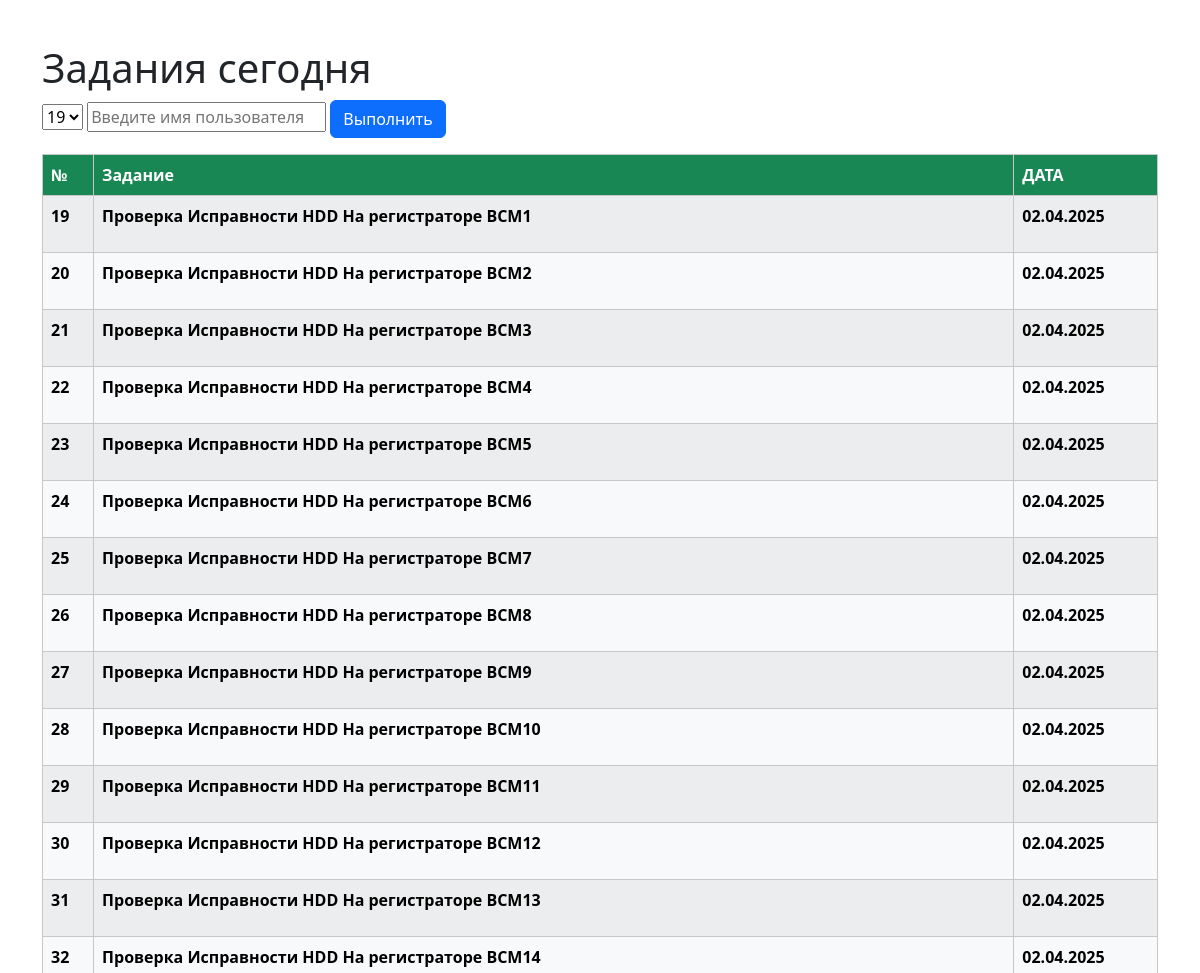
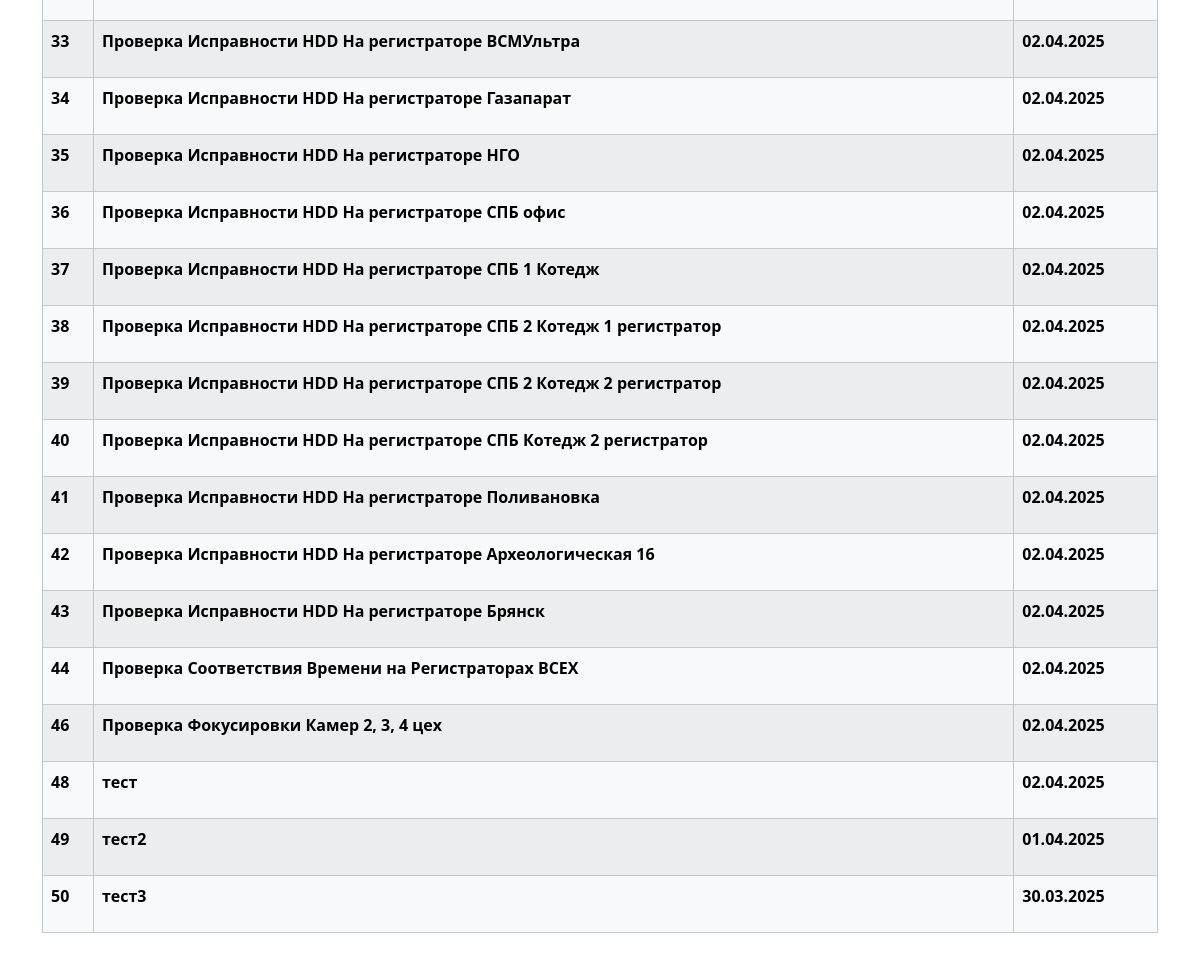
The page /pages/result_id_day_monitor on the database its author committed (2 pictures, top to bottom).
### tables this page shows
CREATE TABLE result (
	id INTEGER NOT NULL, 
	task VARCHAR NOT NULL, 
	data_create_task VARCHAR, 
	data_task VARCHAR, 
	flag VARCHAR, 
	name_user VARCHAR, 
	data_result_task VARCHAR, 
	id_res INTEGER, 
	PRIMARY KEY (id), 
	FOREIGN KEY(task) REFERENCES tasks (task)
);

### app/pages/router.py (the view)
@router.get('/result_id_day_monitor')
async def get_result_id_day_monitor_html(request: Request, result_id_day_monitor=Depends(result_id_day_monitor)):
    return templates.TemplateResponse(name='result_id_day_monitor.html',
                                      context={'request': request, 'result_id_day_monitor': result_id_day_monitor})

### app/templates/result_id_day_monitor.html (shortened to what this page needs)
<!DOCTYPE html>
<html lang="ru">
<head>
</head>
<body>
    <div class="container mt-4">
        <h1>Задания сегодня</h1>
        <select id="result_id" name="result_id" required>
            {% for result in result_id_day_monitor %}
                <option>{{ result.id }}</option>
            {% endfor %}
        </select>
        <input type="text" id="name_user" placeholder="Введите имя пользователя" required />
        <button onclick="location.reload()" id="saveBtn" class="btn btn-primary">Выполнить</button>
        <table class="table table-striped table-light table-bordered fw-bold mt-3">
                <link href="https://cdn.jsdelivr.net/npm/bootstrap@5.3.1/dist/css/bootstrap.min.css"
          rel="stylesheet"
>
            <thead>
                <tr>
                    <th scope="col" class="bg-success text-white">№</th>
                    <th scope="col" class="bg-success text-white">Задание</th>
                    <th scope="col" class="bg-success text-white">ДАТА</th>
                </tr>
            </thead>
            <tbody>
                {% for result in result_id_day_monitor %}
                <tr>
                    <td><p>{{ result.id }}</p></td>
                    <td><p>{{ result.task }}</p></td>
                    <td><p>{{ result.data_task }}</p></td>
                </tr>
                {% endfor %}
            </tbody>
        </table>
    </div>
</body>
</html>

### app/templates/result_id_day_monitor.html (style rules this page uses)
body { margin: 0; padding: 0; }
.container { background-color: rgba(255, 255, 255, 0.8); padding: 20px; border-radius: 10px; margin-top: 50px; }

### rows shown on the page
result: id "19", task "Проверка Исправности HDD На регистраторе ВСМ1", data_task "02.04.2025"
result: id "20", task "Проверка Исправности HDD На регистраторе ВСМ2", data_task "02.04.2025"
result: id "21", task "Проверка Исправности HDD На регистраторе ВСМ3", data_task "02.04.2025"
result: id "22", task "Проверка Исправности HDD На регистраторе ВСМ4", data_task "02.04.2025"
result: id "23", task "Проверка Исправности HDD На регистраторе ВСМ5", data_task "02.04.2025"
result: id "24", task "Проверка Исправности HDD На регистраторе ВСМ6", data_task "02.04.2025"
result: id "25", task "Проверка Исправности HDD На регистраторе ВСМ7", data_task "02.04.2025"
result: id "26", task "Проверка Исправности HDD На регистраторе ВСМ8", data_task "02.04.2025"
result: id "27", task "Проверка Исправности HDD На регистраторе ВСМ9", data_task "02.04.2025"
result: id "28", task "Проверка Исправности HDD На регистраторе ВСМ10", data_task "02.04.2025"
result: id "29", task "Проверка Исправности HDD На регистраторе ВСМ11", data_task "02.04.2025"
result: id "30", task "Проверка Исправности HDD На регистраторе ВСМ12", data_task "02.04.2025"
result: id "31", task "Проверка Исправности HDD На регистраторе ВСМ13", data_task "02.04.2025"
result: id "32", task "Проверка Исправности HDD На регистраторе ВСМ14", data_task "02.04.2025"
result: id "33", task "Проверка Исправности HDD На регистраторе ВСМУльтра", data_task "02.04.2025"
result: id "34", task "Проверка Исправности HDD На регистраторе Газапарат", data_task "02.04.2025"
result: id "35", task "Проверка Исправности HDD На регистраторе НГО", data_task "02.04.2025"
result: id "36", task "Проверка Исправности HDD На регистраторе СПБ офис", data_task "02.04.2025"
result: id "37", task "Проверка Исправности HDD На регистраторе СПБ 1 Котедж", data_task "02.04.2025"
result: id "38", task "Проверка Исправности HDD На регистраторе СПБ 2 Котедж 1 регистратор", data_task "02.04.2025"
result: id "39", task "Проверка Исправности HDD На регистраторе СПБ 2 Котедж 2 регистратор", data_task "02.04.2025"
result: id "40", task "Проверка Исправности HDD На регистраторе СПБ Котедж 2 регистратор", data_task "02.04.2025"
result: id "41", task "Проверка Исправности HDD На регистраторе Поливановка", data_task "02.04.2025"
result: id "42", task "Проверка Исправности HDD На регистраторе Археологическая 16", data_task "02.04.2025"
result: id "43", task "Проверка Исправности HDD На регистраторе Брянск", data_task "02.04.2025"
result: id "44", task "Проверка Соответствия Времени на Регистраторах ВСЕХ", data_task "02.04.2025"
result: id "46", task "Проверка Фокусировки Камер 2, 3, 4 цех", data_task "02.04.2025"
result: id "48", task "тест", data_task "02.04.2025"
result: id "49", task "тест2", data_task "01.04.2025"
result: id "50", task "тест3", data_task "30.03.2025"

### other values the page prints
form field result_id "19"
